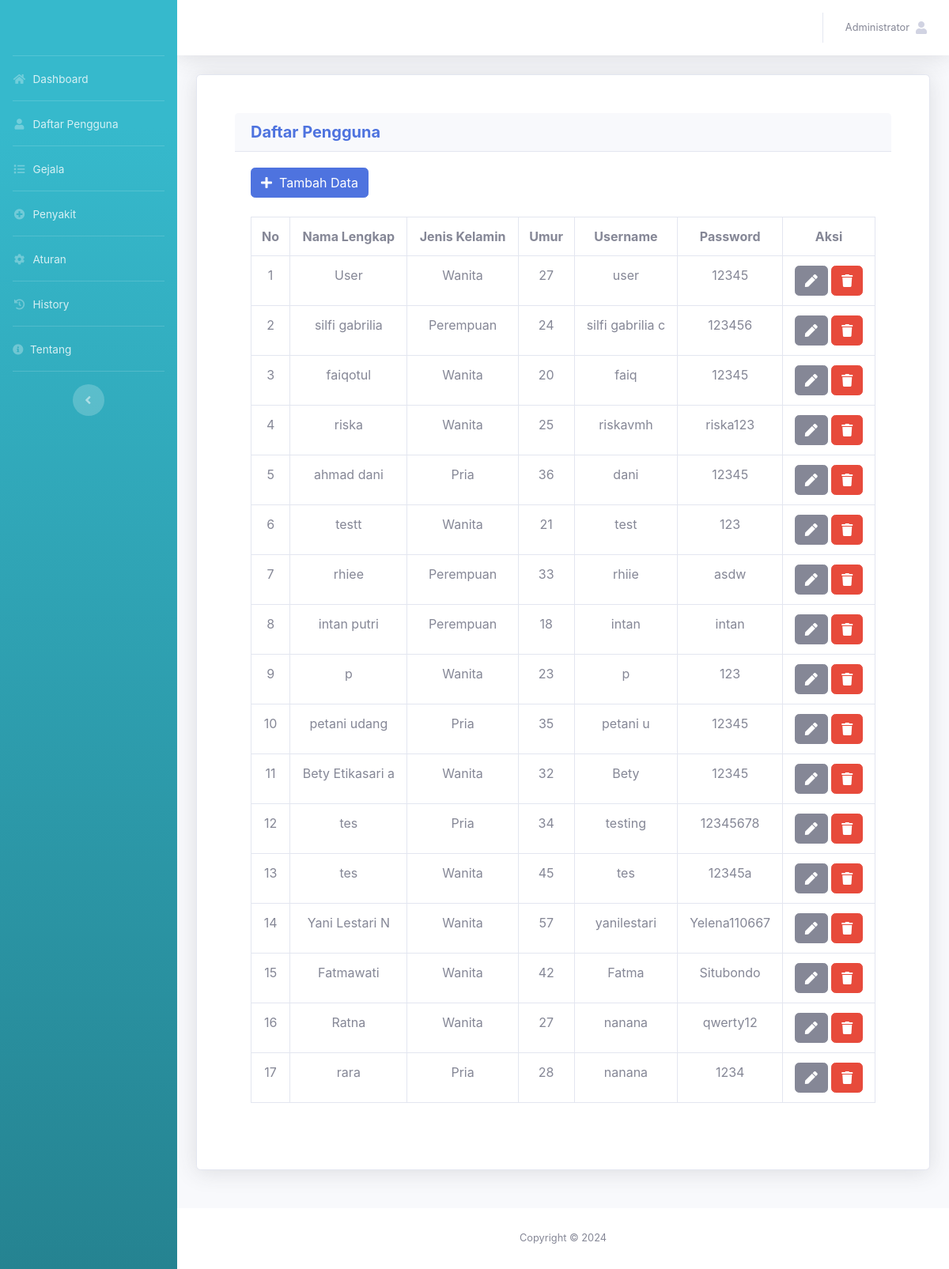
Page /admin/daftar_pengguna.php (signed in) on the committed database.
### tables this page shows
CREATE TABLE `tb_akun` (
  `id_akun` int(11) NOT NULL,
  `nama_lengkap` varchar(50) NOT NULL,
  `username` varchar(50) NOT NULL,
  `password` varchar(50) NOT NULL,
  `level` varchar(30) NOT NULL
);

CREATE TABLE `tb_user` (
  `id_user` int(11) NOT NULL,
  `id_akun` int(11) NOT NULL,
  `nama_lengkap` varchar(50) NOT NULL,
  `jenis_kelamin` varchar(20) NOT NULL,
  `umur` int(11) NOT NULL
);

### admin/daftar_pengguna.php (the view, shortened to what this page needs)
<?php
include '../assets/conn/config.php';
include 'header.php';
?>
<div class="container">
	<div class="card shadow p-5 mb-5">
		<div class = "card-header">
            <h5 class= "m-0 font-weight-bold text-primary">Daftar Pengguna</h5>
        </div>
        <div class="card-body">
            <a href="tambah_pengguna.php" class="btn btn-primary"><span class="fa fa-plus">
                </span>&nbsp; Tambah Data</a>
                <br>
                <br>
                <div class="table-responsive">
                    <table class="table table-bordered">
                        <tr>
                            <th class="text-center">No</th>
                            <th class="text-center">Nama Lengkap</th>
                            <th class="text-center">Jenis Kelamin</th>
                            <th class="text-center">Umur</th>
                            <th class="text-center">Username</th>
                            <th class="text-center">Password</th>
                            <th class="text-center">Aksi</th>
                        </tr>
                        <?php
                        $data =mysqli_query($conn, "SELECT * FROM tb_user u, tb_akun a WHERE a.id_akun=u.id_akun ORDER BY u.id_user");
                        $no=1;
                        while($a=mysqli_fetch_array($data)){?>
                        <tr>
                            <td class="text-center"><?= $no++ ?></td>
                            <td class="text-center"><?= $a['nama_lengkap']?></td>
                            <td class="text-center"><?= $a['jenis_kelamin'] ?></td>
                            <td class="text-center"><?= $a['umur']?></td>
                            <td class="text-center"><?= $a['username']?></td>
                            <td class="text-center"><?= $a['password']?></td>
                            <td class="text-center">
                                <a href="edit_pengguna.php?id_akun=<?= $a['id_akun'] ?>"
                                class="btn btn-secondary"><span class="fa fa-pen"></span></a>
                                <a href="daftar_pengguna.php?id_akun=<?= $a['id_akun'] ?>&aksi=hapus" class="btn btn-danger" onclick="return confirm('Apakah Anda yakin ingin menghapus data ini?');"><span class="fa fa-trash"></span></a>
                            </td>
                        </tr>
                        <?php }?>
                    </table>
                </div>
        </div>
    </div>
</div>
<?php
include 'footer.php';
?>

### admin/header.php (shortened to what this page needs)
<?php
include '../assets/conn/config.php';
?>
<!DOCTYPE html>
<html lang="en">
<head>
  <link href="../assets/vendor/fontawesome-free/css/all.min.css" rel="stylesheet" type="text/css">
  <link href="../assets/css/sb-admin-2.min.css" rel="stylesheet">
  <link href="../assets/vendor/datatables/dataTables.bootstrap4.min.css" rel="stylesheet">
</head>
<body id="page-top">
 <div id="wrapper">
  <ul class="navbar-nav bg-gradient-info sidebar sidebar-dark accordion" id="accordionSidebar">
    <a class="sidebar-brand d-flex align-items-center justify-content-center" href="index">
    </a>
    <hr class="sidebar-divider my-0">
    <li class="nav-item">
      <a class="nav-link" href="index.php">
        <i class="fas fa-fw fa-home"></i>
        <span>Dashboard</span></a>
      </li>
      <hr class="sidebar-divider my-0">
      <li class="nav-item">
        <a class="nav-link" href="daftar_pengguna.php">
          <i class="fas fa-fw fa-user"></i>
          <span>Daftar Pengguna</span></a>
      </li>
      <hr class="sidebar-divider my-0">
      <li class="nav-item">
        <a class="nav-link" href="gejala.php">
          <i class="fas fa-fw fa-list"></i>
          <span>Gejala</span></a>
      </li>
      <hr class="sidebar-divider my-0">
      <li class="nav-item">
        <a class="nav-link" href="penyakit.php">
          <i class="fas fa-fw fa-plus-circle"></i>
          <span>Penyakit</span></a>
      </li>
      <hr class="sidebar-divider my-0">
      <li class="nav-item">
        <a class="nav-link" href="aturan.php">
          <i class="fas fa-fw fa-cog"></i>
          <span>Aturan</span></a>
      </li>
      <hr class="sidebar-divider my-0">
      <li class="nav-item">
        <a class="nav-link" href="history.php">
          <i class="fas fa-fw fa-history"></i>
          <span>History</span></a>
      </li>
      <hr class="sidebar-divider my-0">
      <li class="nav-item">
        <a class="nav-link" href="tentang.php">
          <i class="fas fa-info-circle"></i>
          <span>Tentang</span></a>
      </li>
      <hr class="sidebar-divider d-none d-md-block">
      <div class="text-center d-none d-md-inline">
        <button class="rounded-circle border-0" id="sidebarToggle"></button>
      </div>
    </ul>
    <div id="content-wrapper" class="d-flex flex-column">
      <div id="content">
        <nav class="navbar navbar-expand navbar-light bg-white topbar mb-4 static-top shadow">
          <ul class="navbar-nav ml-auto">
            <li class="nav-item dropdown no-arrow">
              <a class="nav-link dropdown-toggle" href="#" id="userDropdown" role="button"
              data-toggle="dropdown" aria-haspopup="true" aria-expanded="false">
              <?php
              $username=$_SESSION['username'];
              $det=mysqli_query($conn,"select * from tb_akun where username='$username'");
              while($d=mysqli_fetch_array($det)){
                ?>
                <span class="mr-2 d-none d-lg-inline text-gray-600 small"><?php echo $d['nama_lengkap'] ?></span>
                <?php
              }
              ?>
              <span class="fa fa-user"><span>
              </a>
          </li>
        </ul>
      </nav>
    </div>
</body>
</html>

### rows in the picture
tb_akun: nama_lengkap "Administrator"
tb_user: id_akun.nama_lengkap "User", jenis_kelamin "Wanita", umur "27", id_akun.username "user", id_akun.password "12345"
tb_user: id_akun.nama_lengkap "silfi gabrilia", jenis_kelamin "Perempuan", umur "24", id_akun.username "silfi gabrilia c", id_akun.password "123456"
tb_user: id_akun.nama_lengkap "faiqotul", jenis_kelamin "Wanita", umur "20", id_akun.username "faiq", id_akun.password "12345"
tb_user: id_akun.nama_lengkap "riska", jenis_kelamin "Wanita", umur "25", id_akun.username "riskavmh", id_akun.password "riska123"
tb_user: id_akun.nama_lengkap "ahmad dani", jenis_kelamin "Pria", umur "36", id_akun.username "dani", id_akun.password "12345"
tb_user: id_akun.nama_lengkap "testt", jenis_kelamin "Wanita", umur "21", id_akun.username "test", id_akun.password "123"
tb_user: id_akun.nama_lengkap "rhiee", jenis_kelamin "Perempuan", umur "33", id_akun.username "rhiie", id_akun.password "asdw"
tb_user: id_akun.nama_lengkap "intan putri", jenis_kelamin "Perempuan", umur "18", id_akun.username "intan", id_akun.password "intan"
tb_user: id_akun.nama_lengkap "p", jenis_kelamin "Wanita", umur "23", id_akun.username "p", id_akun.password "123"
tb_user: id_akun.nama_lengkap "petani udang", jenis_kelamin "Pria", umur "35", id_akun.username "petani u", id_akun.password "12345"
tb_user: id_akun.nama_lengkap "Bety Etikasari a", jenis_kelamin "Wanita", umur "32", id_akun.username "Bety", id_akun.password "12345"
tb_user: id_akun.nama_lengkap "tes", jenis_kelamin "Pria", umur "34", id_akun.username "testing", id_akun.password "12345678"
tb_user: id_akun.nama_lengkap "tes", jenis_kelamin "Wanita", umur "45", id_akun.username "tes", id_akun.password "12345a"
tb_user: id_akun.nama_lengkap "Yani Lestari N", jenis_kelamin "Wanita", umur "57", id_akun.username "yanilestari", id_akun.password "Yelena110667"
tb_user: id_akun.nama_lengkap "Fatmawati", jenis_kelamin "Wanita", umur "42", id_akun.username "Fatma", id_akun.password "Situbondo"
tb_user: id_akun.nama_lengkap "Ratna", jenis_kelamin "Wanita", umur "27", id_akun.username "nanana", id_akun.password "qwerty12"
tb_user: id_akun.nama_lengkap "rara", jenis_kelamin "Pria", umur "28", id_akun.username "nanana", id_akun.password "1234"
